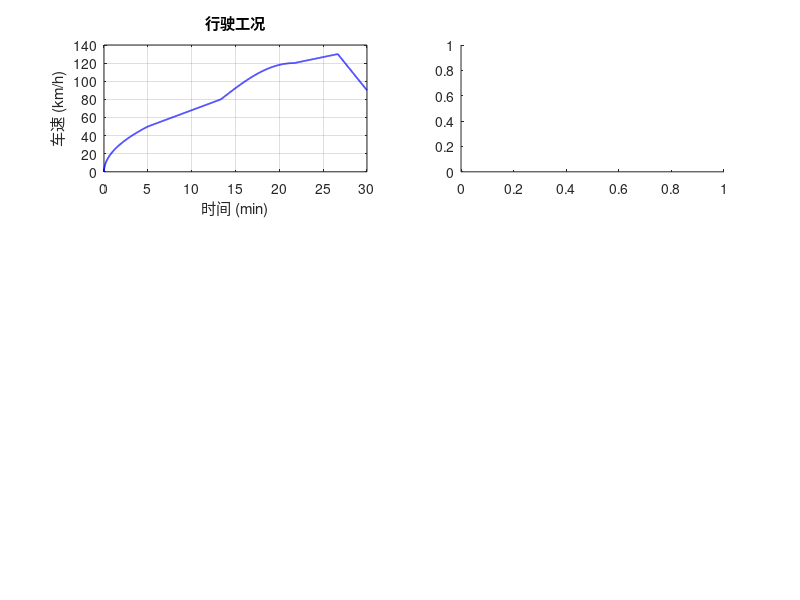

Write MATLAB code to recreate this figure. (Note: this script raises an error after producing the figure.)
%% 行驶工况能耗分析
% MATLAB R2016b 兼容

clc; close all;

dt = 1; T = 1800; t = (0:dt:T)';
v_kmh = zeros(size(t));
v_kmh(t<=300) = 50*(t(t<=300)/300).^0.5;
v_kmh(t>300 & t<=800) = 50 + 30*(t(t>300 & t<=800)-300)/500;
v_kmh(t>800 & t<=1300) = 80 + 40*sin(pi*(t(t>800 & t<=1300)-800)/1000);
v_kmh(t>1300 & t<=1600) = 120 + 10*(t(t>1300 & t<=1600)-1300)/300;
v_kmh(t>1600) = max(130 - 40*(t(t>1600)-1600)/200, 0);
v_ms = v_kmh/3.6;

m = 1800; Cd = 0.30; Af = 2.2; rho = 1.225; f = 0.012; g = 9.81; rw = 0.33;
T_max = 280; n_base = 3500; eta_m = 0.92; eta_r = 0.85;
Q_bat = 60; V_bat = 380; SOC_0 = 0.95;

nn = length(t);
a = zeros(nn,1); P_mot = zeros(nn,1); P_bat = zeros(nn,1);
E_con = zeros(nn,1); SOC = SOC_0*ones(nn,1);

for i = 2:nn
    a(i) = (v_ms(i)-v_ms(i-1))/dt;
    F = 0.5*rho*Cd*Af*v_ms(i)^2 + f*m*g + m*a(i);
    mrpm = v_ms(i)/rw*30/pi;
    Ta = T_max * min(1, n_base/max(mrpm,1));
    P_mot(i) = F*rw * v_ms(i)/rw;
    P_bat(i) = P_mot(i)/(eta_m*(P_mot(i)>=0) + eta_r*(P_mot(i)<0));
    E_con(i) = E_con(i-1) + P_bat(i)*dt/3600;
    SOC(i) = SOC(i-1) - P_bat(i)*dt/(V_bat*Q_bat*3600);
end

drv = P_mot>0; reg = P_mot<0;

figure('Position', [50 50 950 700]);
subplot(3,2,1); plot(t/60, v_kmh, 'b-', 'LineWidth', 1.2);
xlabel('时间 (min)'); ylabel('车速 (km/h)'); grid on; title('行驶工况');
subplot(3,2,2); yyaxis left; plot(t/60, P_mot/1000, 'b-'); ylabel('功率 (kW)');
yyaxis right; plot(t/60, E_con/1000, 'r-', 'LineWidth', 1.5); ylabel('能耗 (kWh)');
xlabel('时间 (min)'); grid on; title('功率与能耗');
subplot(3,2,3); histogram(P_mot(drv)/1000, 30, 'FaceColor', 'b'); hold on;
lgd = {'驱动'};
if any(reg), histogram(abs(P_mot(reg))/1000, 30, 'FaceColor', 'g'); lgd{end+1} = '再生'; end
xlabel('功率 (kW)'); ylabel('频次'); legend(lgd); grid on; title('功率分布');
subplot(3,2,4); plot(t/60, a, 'r-', 'LineWidth', 1);
xlabel('时间 (min)'); ylabel('加速度 (m/s^2)'); grid on; title('加速度');
subplot(3,2,5); plot(t/60, SOC*100, 'b-', 'LineWidth', 1.2);
xlabel('时间 (min)'); ylabel('SOC (%)'); grid on; title('电池SOC');
subplot(3,2,6);
E_drv = sum(P_bat(drv)*dt/3600); E_reg = sum(abs(P_bat(reg))*dt/3600);
if E_reg>0, pie([E_drv, E_reg], {'驱动 (Wh)','再生 (Wh)'}); end
title('能量分布');

dist = sum(v_ms*dt)/1000;
fprintf('===== 行驶工况能耗分析 =====\n');
fprintf('行驶距离: %.2f km\n', dist);
fprintf('能耗: %.1f kWh/100km\n', E_con(end)/dist*100/1000);
fprintf('SOC变化: %.1f%%\n', (SOC_0-SOC(end))*100);
fprintf('预计续航: %.0f km\n', dist*SOC_0/(SOC_0-SOC(end)+0.001));
fprintf('再生制动比例: %.1f%%\n', sum(abs(P_bat(reg)))/max(sum(abs(P_bat)),1e-6)*100);
